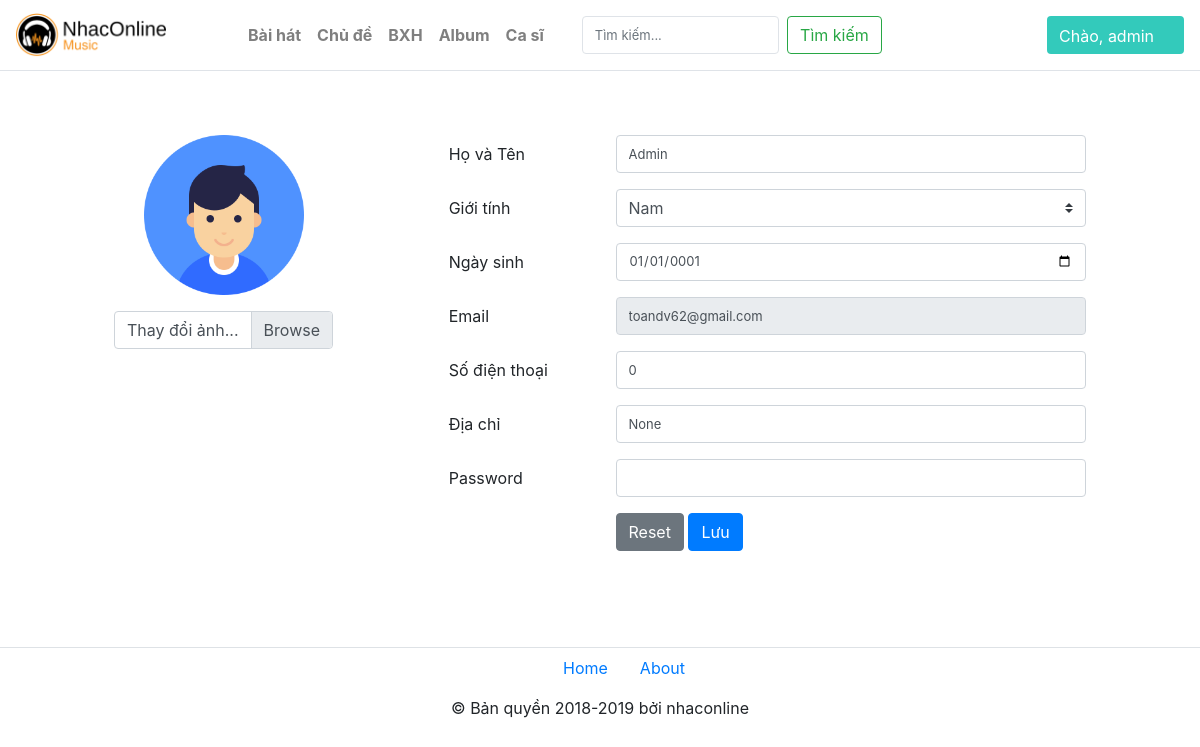
/Sources/canhan.php (signed in), run on an earlier commit of the app's database.
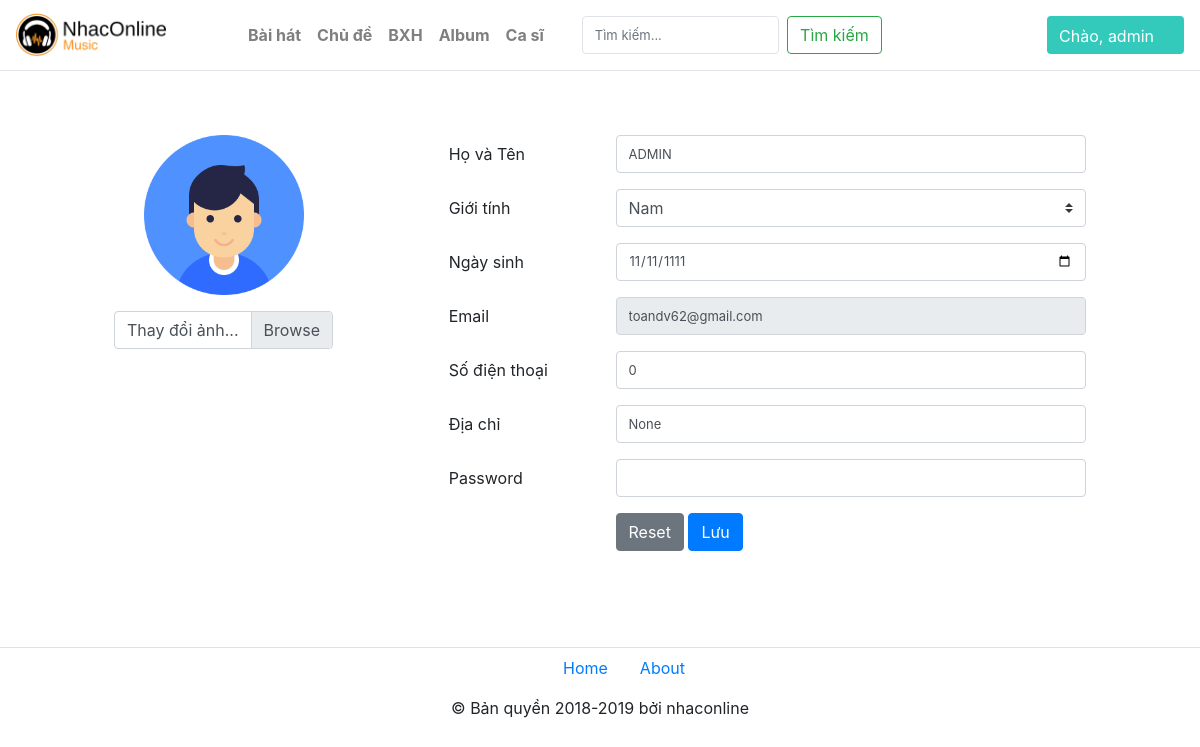
And on a later commit of the database.
### tables this page shows
CREATE TABLE `user` (
  `id` int(255) NOT NULL,
  `userName` varchar(100) NOT NULL,
  `passWord` varchar(100) NOT NULL,
  `hoten` varchar(200) DEFAULT NULL,
  `gioitinh` varchar(100) DEFAULT NULL,
  `ngaysinh` varchar(100) DEFAULT NULL,
  `diachi` varchar(100) DEFAULT NULL,
  `sdt` varchar(20) DEFAULT NULL,
  `email` varchar(100) NOT NULL,
  `level` int(1) NOT NULL DEFAULT '0',
  `code` varchar(100) NOT NULL,
  `active` int(1) DEFAULT NULL,
  `avatar` varchar(100) NOT NULL DEFAULT 'image/avatar.png',
  `ngaydangky` datetime NOT NULL DEFAULT CURRENT_TIMESTAMP
);

### Sources/canhan.php (the view, shortened to what this page needs)
<!DOCTYPE html>
<html lang="en">
<head>
  <link rel="stylesheet" href="./css/hover.css">
  <link rel="stylesheet" href="./css/bootstrap.min.css">
</head>
<body>
  <div class="container-fullwidth">
    <?php
        include('./php/header.php');
    ?>
        <?php
        include('./php/connect.php');
          $userName = $_SESSION['userName'];
          $result = mysqli_query($con,"Select * from user where userName = '$userName'");
          $row = mysqli_fetch_assoc($result);
          $hoten = $row["hoten"];
          $gioiTinh =$row["gioitinh"];
          $Nam='';
          $Nu='';
          $Khac='';
          switch ($gioiTinh) {
            case 0:
              $Nam="selected";
              break;
          }
          $ngaysinh=$row["ngaysinh"];
          $email=$row["email"];
          $sdt=$row["sdt"];
          $diachi=$row["diachi"];
          $avatar=$row['avatar'];
          echo '
        <main class="col-md-11 m-auto p-5">
        <div class="row">
          <form class="col-md-12" action="./php/capnhatTT.php" method="post" enctype="multipart/form-data">
            <div class="col-md-3 float-left text-md-center p-3">
              <img src="./'.$avatar.'" width="160px" class="m-x-auto img-fluid img-circle" alt="avatar">
              <label class="custom-file">
                <label class="custom-file-label text-left mt-3" for="anh">Thay đổi ảnh...</label>
              </label>
            </div>
                <div class="col-md-8 float-right p-3">
                    <div class="form-group row">
                      <label class="col-lg-3 col-form-label form-control-label">Họ và Tên</label>
                      <div class="col-lg-9">
                        <input name="txtHoTen" class="form-control" type="text" value="'.$hoten.'">
                      </div>
                    </div>
                    <div class="form-group row">
                      <label class="col-lg-3 col-form-label form-control-label">Giới tính</label>
                      <div class="col-lg-9">
                        <select name="slGioiTinh"class="custom-select mr-sm-2" id="gioitinh">
                          <option '.$Nam.' value="0">Nam</option>
                          <option '.$Nu.' value="1">Nữ</option>
                          <option '.$Khac.' value="2">Khác</option>
                        </select>
                      </div>
                    </div>
                    <div class="form-group row">
                      <label class="col-lg-3 col-form-label form-control-label">Ngày sinh</label>
                      <div class="col-lg-9">
                        <input name="txtNgaySinh" class="form-control" type="date" value="'.$ngaysinh.'">
                      </div>
                    </div>
                    <div class="form-group row">
                      <label class="col-lg-3 col-form-label form-control-label">Email</label>
                      <div class="col-lg-9">
                        <input name="txtEmail" class="form-control" type="email" value="'.$email.'" readonly>
                      </div>
                    </div>
                    <div class="form-group row">
                      <label class="col-lg-3 col-form-label form-control-label">Số điện thoại</label>
                      <div class="col-lg-9">
                        <input name="txtSDT" class="form-control" type="text" value="'.$sdt.'" placeholder="">
                      </div>
                    </div>
                    <div class="form-group row">
                      <label class="col-lg-3 col-form-label form-control-label">Địa chỉ</label>
                      <div class="col-lg-9">
                        <input name="txtDiaChi" class="form-control" type="text" value="'.$diachi.'" placeholder="">
                      </div>
                    </div>
                    <div class="form-group row">
                      <label class="col-lg-3 col-form-label form-control-label">Password</label>
                      <div class="col-lg-9">
                        <input name="txtPassWord" class="form-control" type="password" value="">
                      </div>
                    </div>
                    <div class="form-group row">
                      <label class="col-lg-3 col-form-label form-control-label"></label>
                      <div class="col-lg-9">
                        <input type="reset" class="btn btn-secondary" value="Reset">
                        <input type="submit" class="btn btn-primary" value="Lưu">
                      </div>
                    </div>
                </div>
            </div>
        </main>';
        ?>
    <?php
        include('./php/footer.php');
        ?>
  </div>
</body>
</html>

What changed in the data, as far as the page shows it:
changed user "toandv62@gmail.com": txtHoTen "Admin" → "ADMIN"; txtNgaySinh "01/01/0001" → "11/11/1111"
